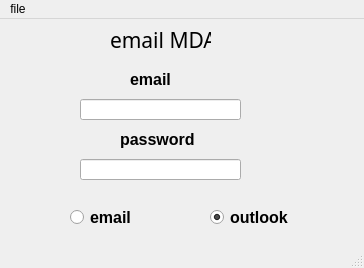
<?xml version="1.0" encoding="UTF-8"?>
<ui version="4.0">
 <class>MainWindow</class>
 <widget class="QMainWindow" name="MainWindow">
  <property name="geometry">
   <rect>
    <x>0</x>
    <y>0</y>
    <width>364</width>
    <height>268</height>
   </rect>
  </property>
  <property name="windowTitle">
   <string>sign in email</string>
  </property>
  <property name="windowIcon">
   <iconset>
    <normaloff>C:/Users/Naglaa/Desktop/49-496199_icons-envelope-computer-mail-message-email-email-icon.png</normaloff>C:/Users/Naglaa/Desktop/49-496199_icons-envelope-computer-mail-message-email-email-icon.png</iconset>
  </property>
  <widget class="QWidget" name="centralwidget">
   <widget class="QLabel" name="label">
    <property name="geometry">
     <rect>
      <x>110</x>
      <y>10</y>
      <width>101</width>
      <height>21</height>
     </rect>
    </property>
    <property name="font">
     <font>
      <family>Old English Text MT</family>
      <pointsize>16</pointsize>
      <weight>50</weight>
      <bold>false</bold>
     </font>
    </property>
    <property name="text">
     <string>email MDA</string>
    </property>
   </widget>
   <widget class="QLabel" name="label_2">
    <property name="geometry">
     <rect>
      <x>130</x>
      <y>50</y>
      <width>51</width>
      <height>21</height>
     </rect>
    </property>
    <property name="font">
     <font>
      <pointsize>12</pointsize>
      <weight>75</weight>
      <bold>true</bold>
     </font>
    </property>
    <property name="text">
     <string>email</string>
    </property>
   </widget>
   <widget class="QLabel" name="label_3">
    <property name="geometry">
     <rect>
      <x>120</x>
      <y>110</y>
      <width>81</width>
      <height>21</height>
     </rect>
    </property>
    <property name="font">
     <font>
      <pointsize>12</pointsize>
      <weight>75</weight>
      <bold>true</bold>
     </font>
    </property>
    <property name="text">
     <string>password</string>
    </property>
   </widget>
   <widget class="QLineEdit" name="lineEdit">
    <property name="geometry">
     <rect>
      <x>80</x>
      <y>80</y>
      <width>161</width>
      <height>21</height>
     </rect>
    </property>
   </widget>
   <widget class="QLineEdit" name="lineEdit_2">
    <property name="geometry">
     <rect>
      <x>80</x>
      <y>140</y>
      <width>161</width>
      <height>21</height>
     </rect>
    </property>
    <property name="echoMode">
     <enum>QLineEdit::Password</enum>
    </property>
    <property name="readOnly">
     <bool>false</bool>
    </property>
   </widget>
   <widget class="QLabel" name="label_4">
    <property name="geometry">
     <rect>
      <x>260</x>
      <y>0</y>
      <width>91</width>
      <height>71</height>
     </rect>
    </property>
    <property name="text">
     <string/>
    </property>
    <property name="textFormat">
     <enum>Qt::AutoText</enum>
    </property>
    <property name="pixmap">
     <pixmap>C:/Users/Naglaa/Desktop/ancient-egypt-anubis-horus-sticker-egyptian-png-favpng-DUFUmQwvEPXvexYytCsNfgRQr.jpg</pixmap>
    </property>
    <property name="scaledContents">
     <bool>true</bool>
    </property>
   </widget>
   <widget class="QRadioButton" name="radioButton">
    <property name="geometry">
     <rect>
      <x>70</x>
      <y>190</y>
      <width>82</width>
      <height>17</height>
     </rect>
    </property>
    <property name="font">
     <font>
      <pointsize>12</pointsize>
      <weight>75</weight>
      <bold>true</bold>
     </font>
    </property>
    <property name="text">
     <string>email</string>
    </property>
   </widget>
   <widget class="QRadioButton" name="radioButton_2">
    <property name="geometry">
     <rect>
      <x>210</x>
      <y>190</y>
      <width>82</width>
      <height>17</height>
     </rect>
    </property>
    <property name="font">
     <font>
      <pointsize>12</pointsize>
      <weight>75</weight>
      <bold>true</bold>
     </font>
    </property>
    <property name="text">
     <string>outlook</string>
    </property>
    <property name="checked">
     <bool>true</bool>
    </property>
   </widget>
  </widget>
  <widget class="QMenuBar" name="menubar">
   <property name="geometry">
    <rect>
     <x>0</x>
     <y>0</y>
     <width>364</width>
     <height>21</height>
    </rect>
   </property>
   <widget class="QMenu" name="menufile">
    <property name="title">
     <string>file</string>
    </property>
    <addaction name="actionback"/>
   </widget>
   <addaction name="menufile"/>
  </widget>
  <widget class="QStatusBar" name="statusbar"/>
  <action name="actionback">
   <property name="icon">
    <iconset>
     <normaloff>C:/Users/Naglaa/Desktop/Screenshot 2020-12-15 184324 - Copy.png</normaloff>C:/Users/Naglaa/Desktop/Screenshot 2020-12-15 184324 - Copy.png</iconset>
   </property>
   <property name="text">
    <string>back</string>
   </property>
  </action>
 </widget>
 <resources/>
 <connections/>
</ui>
